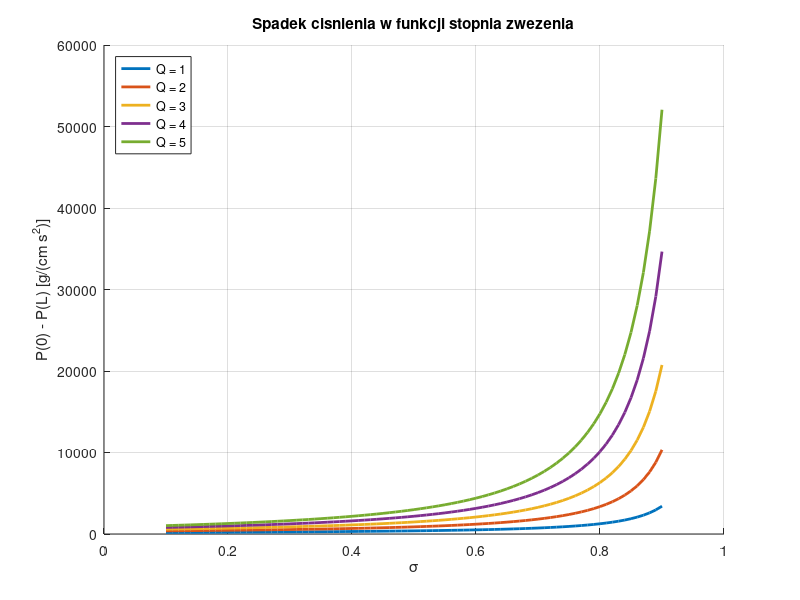

Recreate this plot in MATLAB.
function lab3A_task3()
% Zadanie 3 (wersja A, z kodu): roznica cisnien P(0)-P(L) w funkcji sigma
% dla Q = 1, 2, 3, 4, 5;  A(z) = A0*(1 - sigma*z/L)
L = 5; rho = 1.06; mu = 0.053; A0 = 0.2; P0 = 1.2e5;
Qs    = 1:5;
sigmy = 0.1:0.01:0.9;

figure(3); clf; hold on; grid on
for q = Qs
    dP = zeros(size(sigmy));
    for k = 1:numel(sigmy)
        dP(k) = P0 - P_koniec(sigmy(k), q, L, rho, mu, A0, P0);
    end
    plot(sigmy, dP, 'LineWidth', 2)
end
xlabel('\sigma'); ylabel('P(0) - P(L) [g/(cm s^2)]')
title('Spadek cisnienia w funkcji stopnia zwezenia')
legend(arrayfun(@(q) sprintf('Q = %d', q), Qs, 'UniformOutput', false), ...
    'Location', 'northwest')
end

function PL = P_koniec(s, Q, L, rho, mu, A0, P0)
% Zwraca P(L) dla danego sigma i Q (ode45, jak w Zadaniu 2)
epsi = 1e-6;
Af   = @(z) A0*(1 - s*z/L);
dAdz = @(z) (Af(z + epsi) - Af(z - epsi)) / (2*epsi);
d1A  = @(z) -1 ./ Af(z).^2 .* dAdz(z);
f    = @(z, P) -rho ./ Af(z) .* ( 4*Q^2/3 .* d1A(z) + 8*pi*mu*Q ./ (rho*Af(z)) );
[~, Ps] = ode45(f, [0 L], P0);
PL = Ps(end);
end
